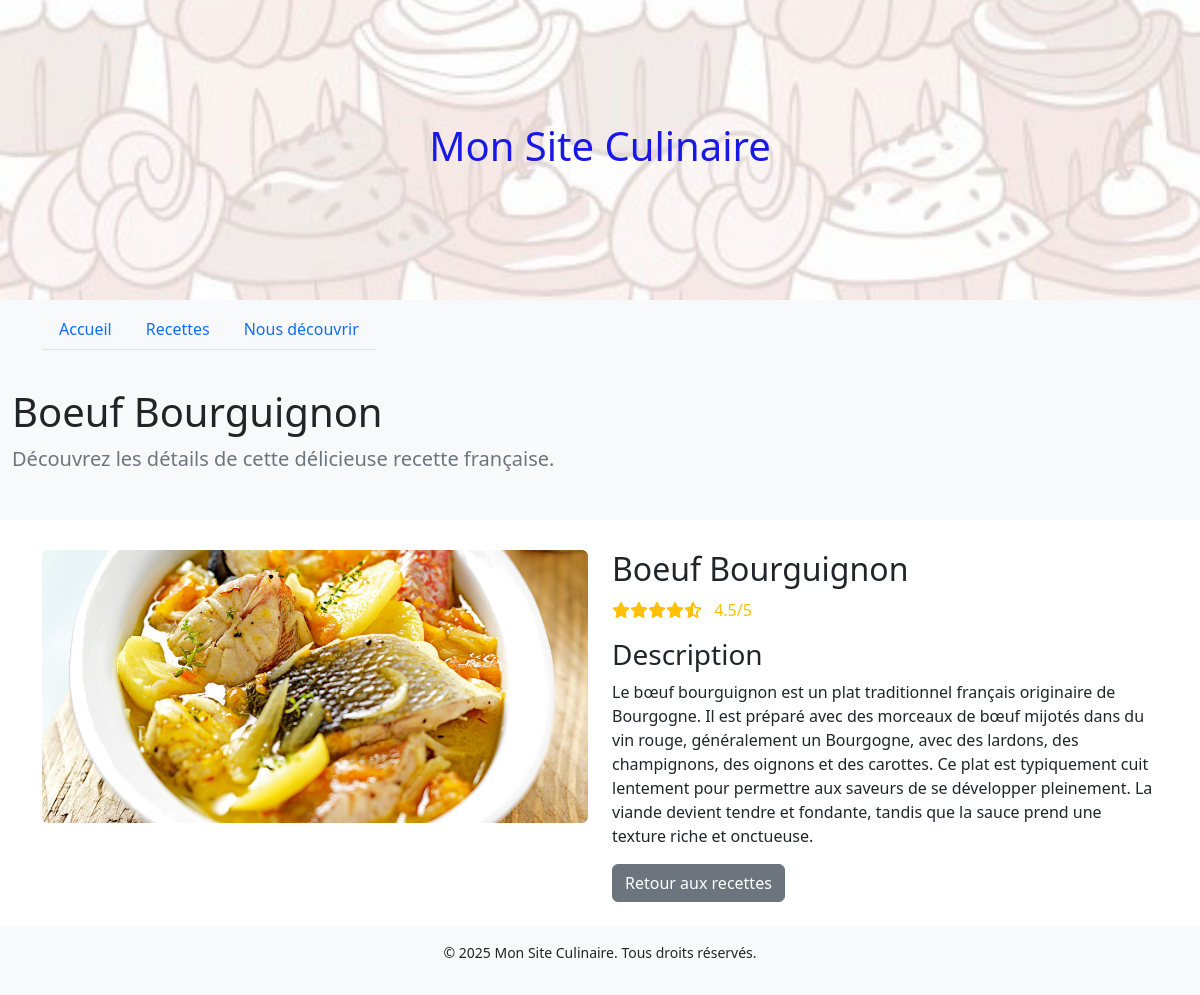
Page /recette.php?id=1 on the committed database.
### tables this page shows
CREATE TABLE IF NOT EXISTS recettes (
    id INT AUTO_INCREMENT PRIMARY KEY,
    titre VARCHAR(255) NOT NULL,
    photo VARCHAR(255) NOT NULL,
    note DECIMAL(3,1) NOT NULL,
    description_courte TEXT NOT NULL,
    description_longue TEXT NOT NULL,
    created_at TIMESTAMP DEFAULT CURRENT_TIMESTAMP
);

### recette.php (the view, shortened to what this page needs)
<?php
require_once 'config.php';
$recipeId = isset($_GET['id']) ? intval($_GET['id']) : 0;
try {
    $stmt = $pdo->prepare("SELECT * FROM recettes WHERE id = ?");
    $stmt->execute([$recipeId]);
    $recipe = $stmt->fetch();
} catch (PDOException $e) {
    die("Error fetching recipe: " . $e->getMessage());
}
?>
<!DOCTYPE html>
<html lang="fr">
  <head>
    <link rel="stylesheet" href="https://cdnjs.cloudflare.com/ajax/libs/font-awesome/6.0.0/css/all.min.css">
    <link rel="stylesheet" href="bootstrap-5.2.3-dist/css/bootstrap.min.css">
    <link rel="stylesheet" href="cuisinier.css">
    <link rel="stylesheet" href="custom.css">
  </head>
  <body>
    <header class="bg-light py-3 custom-header">
      <div class="container">
        <h1 class="text-center">Mon Site Culinaire</h1>
      </div>
    </header>
    <nav class="navbar navbar-expand-lg navbar-light bg-light">
      <div class="container">
        <ul class="nav nav-tabs">
          <li class="nav-item">
            <a class="nav-link" href="index.php">Accueil</a>
          </li>
          <li class="nav-item">
            <a class="nav-link" href="recettes.php">Recettes</a>
          </li>
          <li class="nav-item">
            <a class="nav-link" href="decouvrir.php">Nous découvrir</a>
          </li>
        </ul>
      </div>
    </nav>
    <div class="jumbotron">
      <div class="container">
        <h1 class="display-4"><?php echo htmlspecialchars($recipe['titre']); ?></h1>
        <p class="lead">Découvrez les détails de cette délicieuse recette française.</p>
      </div>
    </div>
    <main class="container my-4">
      <div class="row">
        <div class="col-md-6">
          <img src="<?php echo htmlspecialchars($recipe['photo']); ?>" class="img-fluid rounded" alt="<?php echo htmlspecialchars($recipe['titre']); ?>">
        </div>
        <div class="col-md-6">
          <h2><?php echo htmlspecialchars($recipe['titre']); ?></h2>
          <div class="rating mb-3">
            <?php
            $fullStars = floor($recipe['note']);
            $halfStar = ($recipe['note'] - $fullStars) >= 0.5 ? 1 : 0;
            for ($i = 0; $i < $fullStars; $i++) {
                echo '<i class="fas fa-star text-warning"></i>';
            }
            if ($halfStar) {
                echo '<i class="fas fa-star-half-alt text-warning"></i>';
            }
            ?>
            <span class="ms-2"><?php echo htmlspecialchars($recipe['note']); ?>/5</span>
          </div>
          <h3>Description</h3>
          <p><?php echo nl2br(htmlspecialchars($recipe['description_longue'])); ?></p>
          <a href="recettes.php" class="btn btn-secondary">Retour aux recettes</a>
        </div>
      </div>
    </main>
    <footer class="bg-light py-3 mt-auto">
      <div class="container">
        <p class="text-center small">&copy; 2025 Mon Site Culinaire. Tous droits réservés.</p>
      </div>
    </footer>
  </body>
</html>

### cuisinier.css (style rules this page uses)
.jumbotron { background-color: #f8f9fa; padding: 30px 0; margin-bottom: 30px; border-radius: 0; }
.jumbotron .container { max-width: 1200px; }
.display-4 { font-size: 2.5rem; font-weight: 300; line-height: 1.2; color: #212529; }
.lead { font-size: 1.25rem; font-weight: 300; color: #6c757d; }
.rating { margin: 10px 0; color: #ffc107; }

### custom.css (style rules this page uses)
header { background-image: url('background.jpg'); background-size: cover; background-position: center; height: 300px; display: flex; align-items: center; justify-content: center; color: rgb(25, 25, 230); text-align: center; }

### rows in the picture
recettes: titre "Boeuf Bourguignon", photo (picture), note "4.5", description_longue "Le bœuf bourguignon est un plat traditionnel français originaire de Bourgogne. Il est préparé avec des morceaux de bœuf mijotés dans du vin rouge, généralement un Bourgogne, avec des lardons, des champignons, des oignons et des carottes. Ce plat est typiquement cuit lentement pour permettre aux saveurs de se développer pleinement. La viande devient tendre et fondante, tandis que la sauce prend une texture riche et onctueuse."
